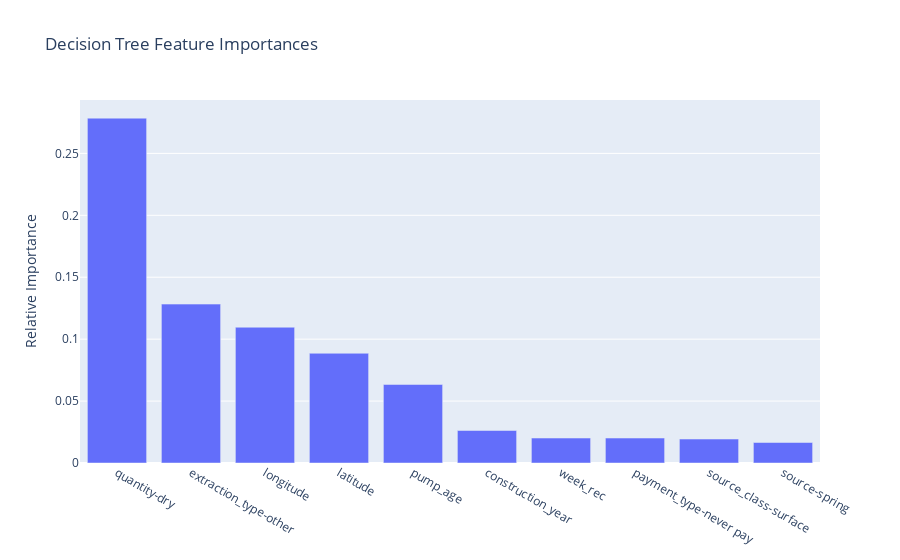

The code cell stored with this chart in its notebook:
### Code cell
importances = pd.DataFrame({'feature': X_trans_names, 'importance': dtc_feature_importance}).sort_values('importance', ascending=False).reset_index(drop=True)

trace = go.Bar(x=importances.head(40).feature, y=importances.head(10).importance)

layout = go.Layout(title='Decision Tree Feature Importances',
                  yaxis=dict(title='Relative Importance'))

fig = go.Figure([trace], layout)
iplot(fig, filename='feature_importance.html')

### Figure 1 — Plotly figure (JSON) as saved in the notebook; plotly's stock layout.template omitted (floating-point values rounded to 4 significant figures)
{"data": [{"type": "bar", "x": ["quantity-dry", "extraction_type-other", "longitude", "latitude", "pump_age", "construction_year", "week_rec", "payment_type-never pay", "source_class-surface", "source-spring", "source-machine dbh", "day_rec", "payment_type-unknown", "extraction_type_class-submersible", "extraction_type_class-motorpump", "quantity-insufficient", "funder-government of tanzania", "source-river", "extraction_type_class-gravity", "management-company", "basin-lake nyasa", "scheme_management-wug", "management-vwc", "water_quality-unknown", "quantity-enough", "funder-OTHER", "management-private operator", "extraction_type-nira/tanira", "source-lake", "quantity-seasonal", "lga-mbozi", "funder-Unknown", "year_rec", "scheme_management-water board", "extraction_type_class-handpump", "basin-lake victoria", "water_quality-milky", "scheme_management-vwc", "funder-danida", "extraction_type-swn 80"], "y": [0.2784, 0.1283, 0.1096, 0.08859, 0.0634, 0.02624, 0.02014, 0.02013, 0.01934, 0.01654]}], "layout": {"title": {"text": "Decision Tree Feature Importances"}, "yaxis": {"title": {"text": "Relative Importance"}}}}
